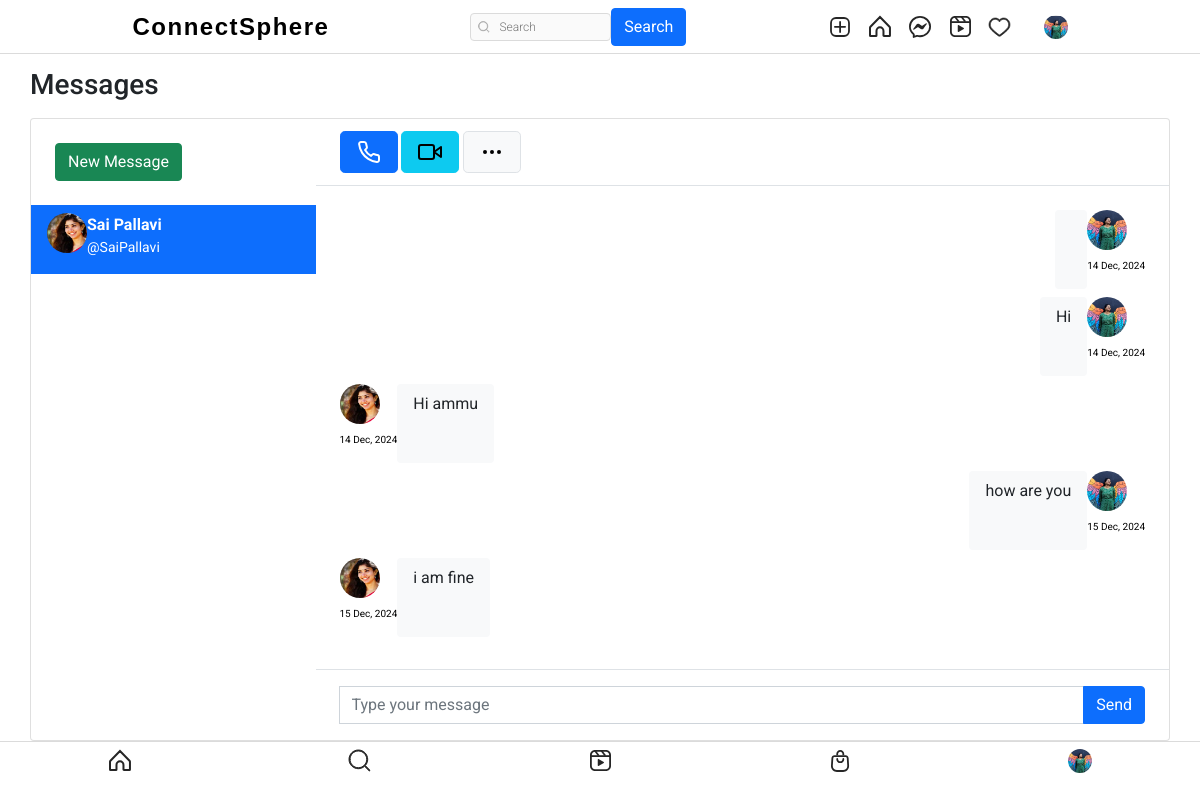
Screenshot of /message/ (signed in) with the database file from the repository.
### authy/models.py (models this page shows, shortened)
class Profile(models.Model):
    user = models.OneToOneField(User, related_name='profile', on_delete=models.CASCADE)
    image = models.ImageField(upload_to="profile_pciture", null=True, default="default.jpg")
    first_name = models.CharField(max_length=200, null=True, blank=True)
    last_name = models.CharField(max_length=200, null=True, blank=True)
    bio = models.CharField(max_length=200, null=True, blank=True)
    location = models.CharField(max_length=200, null=True, blank=True)
    url = models.URLField(max_length=200, null=True, blank=True)
    favourite = models.ManyToManyField(Post, blank=True)

### directs/models.py (models this page shows, shortened)
class Message(models.Model):
    user = models.ForeignKey(User, on_delete=models.CASCADE, related_name="user")
    sender = models.ForeignKey(User, on_delete=models.CASCADE, related_name="from_user")
    reciepient = models.ForeignKey(User, on_delete=models.CASCADE, related_name="to_user")
    body = models.TextField(null=True)
    date = models.DateTimeField(auto_now_add=True)
    is_read = models.BooleanField(default=False)
    def get_message(user):
        users = []
        messages = Message.objects.filter(user=user).values('reciepient').annotate(last=Max('date')).order_by('-last')
        for message in messages:
            users.append({
                'user': User.objects.get(pk=message['reciepient']),
                'last': message['last'],
                'unread': Message.objects.filter(user=user, reciepient__pk=message['reciepient'], is_read=False).count()
            })
        return users

### directs/views.py (the view)
# urls.py: path('', inbox, name="message"),
@login_required
def inbox(request):
    user = request.user
    messages = Message.get_message(user=request.user)
    active_direct = None
    directs = None
    profile = get_object_or_404(Profile, user=user)
    if messages:
        message = messages[0]
        active_direct = message['user'].username
        directs = Message.objects.filter(user=request.user, reciepient=message['user'])
        directs.update(is_read=True)
        for message in messages:
            if message['user'].username == active_direct:
                message['unread'] = 0
    context = {
        'directs':directs,
        'messages': messages,
        'active_direct': active_direct,
        'profile': profile,
    }
    return render(request, 'directs/direct.html', context)

### templates/directs/direct.html (shortened to what this page needs)
{% extends 'base.html' %}
{% load static %}
{% block content %}
<head>
	<link href="https://cdn.jsdelivr.net/npm/bootstrap@5.1.3/dist/css/bootstrap.min.css" rel="stylesheet">
</head>
<br><br>
<main class="conetent">
    <div class="container p-0">
		<h1 class="h3 mb-3">Messages</h1>
		<div class="card">
			<div class="row g-0">
				<div class="col-12 col-lg-12 col-xl-3 border-right chat-messages" >
					<div class="px-4 d-none d-md-block">
						<div class="d-flex align-items-center">
							<div class="flex-grow-1">
								<a href="{% url 'search-users' %}" class="btn btn-success mt-4 mb-4">New Message</a>
							</div>
						</div>
					</div>
					{% for message in messages %}
					<a href="{% url 'directs' message.user.username %}" class="list-group-item list-group-item-action border-0 {% if active_direct == message.user.username %}active{% endif %}">
						<div class="d-flex align-items-start pb-2">
								<img src="{{ message.user.profile.image.url }}" class="rounded-circle mr-1" alt="img" width="40" height="40">
							<div class="flex-grow-1 ml-6">
								<b>{{message.user.profile.first_name}} {{message.user.profile.last_name}}</b>
								<div class="small"> @{{message.user.username}}</div>
							</div>
						</div>
					</a>
					{% endfor %}
				</div>
				<div class="col-12 col-lg-7 col-xl-9">
					<div class="py-2 px-4 border-bottom d-none d-lg-block">
						<div class="d-flex align-items-center py-1">
							<div>
								<button class="btn btn-primary btn-lg mr-1 px-3"></button>
								<button class="btn btn-info btn-lg mr-1 px-3 d-none d-md-inline-block"></button>
								<button class="btn btn-light border btn-lg px-3"></button>
							</div>
						</div>
					</div>
					<div class="position-relative">
						<div class="chat-messages p-4">
									{% for direct in directs %}
										{% if direct.sender == request.user %}
											<div class="chat-message-right pb-2">
												<div>
													<a href=""><img src="{{ direct.sender.profile.image.url }}" class="rounded-circle mr-1" alt="img" width="40" height="40"></a>
													<div class="text-muted small text-nowrap mt-2" style="font-size:10px; color: rgba(180, 180, 180, 0);"><p style="font-size:10px; color: black;">{{direct.date|date:"d M, Y"}}</p></div>
												</div>
												<div class="flex-shrink-1 bg-light rounded py-2 px-3 ml-3">
													{{direct.body}}
												</div>
											</div>
										{% else %}
											<div class="chat-message-left pb-2">
												<div>
													<a href=""><img src="{{ direct.sender.profile.image.url }}" class="rounded-circle mr-1" alt="img" width="40" height="40"></a>
													<div class="text-muted small text-nowrap mt-2" style="font-size:10px; color: rgba(180, 180, 180, 0);"><p style="font-size:10px; color: black;">{{direct.date|date:"d M, Y"}}</p></div>
												</div>
												<div class="flex-shrink-1 bg-light rounded py-2 px-3 ml-3">
													{{direct.body}}
												</div>
											</div>
										{% endif %}
									{% endfor %}
						</div>
					</div>
						<div class="flex-grow-0 py-3 px-4 border-top">
							<form method="POST" action="{% url 'send-directs' %}">
								<div class="input-group">
									<input name="body" type="text" class="form-control" placeholder="Type your message">
									<button class="btn btn-primary" type="submit">Send</button>
								</div>
							</form>
						</div>
				</div>
			</div>
		</div>
	</div>
</main>
</html>
{% endblock content %}

### templates/base.html (shortened to what this page needs)
{% load static %}
<!DOCTYPE html>
<html lang="en">
<head>
    <link rel="stylesheet" href="https://cdn.jsdelivr.net/npm/bootstrap-icons@1.8.1/font/bootstrap-icons.css">
    <link href="https://cdn.jsdelivr.net/npm/bootstrap@5.1.3/dist/css/bootstrap.min.css" rel="stylesheet">
    <link rel="stylesheet" type="text/css" href="{% static 'assets1/style.css' %}">
</head>
<body>
    <header class="header">
        <nav class="header__content">
            <div class="header__buttons">
                <a href="{% url 'index' %}" class="header__logo">ConnectSphere</a>
            </div>
            <form action="{% url 'search-users' %}" method="GET">
                <div class="header__search">
                    <input type="text" placeholder="Search" name="q" value="{{ request.GET.q }}">
                    <button class="btn btn-primary" type="submit">Search</button>
                </div>
            </form>
            <div class="header__buttons header__buttons--desktop">
                <a href="{% url 'newpost' %}"></a>
                <a href="{% url 'index' %}">
                </a>
                <a href="{% url 'message' %}">
                </a>
                <a href="#">
                </a>
                <span>
                    <a href="{% url 'show-notification' %}">
                    </a>
                </span>
                <a href="">
                    <button class="profile-button">
                        <a href="{% url 'profile' request.user %}">
                            <div class="profile-button__picture">
                                <img src="{{request.user.profile.image.url}}" alt="User Picture">
                            </div>
                        </a>
                    </button>
                </a>
            </div>
        </nav>
    </header>
    {% block content %}
    {% endblock content %}
    <nav class="navbar">
        <a href="#" class="navbar__button">
        </a>
        <a href="{% url 'search-users'  %}" class="navbar__button">
        </a>
        <a href="#" class="navbar__button">
        </a>
        <a href="#" class="navbar__button">
        </a>
        <a href="{% url 'profile' request.user %}" class="navbar__button profile-button">
            <div class="profile-button__picture">
                <img src="{{request.user.profile.image.url}}" alt="User Picture">
            </div>
        </a>
    </nav>
</body>
</html>

### static/assets1/style.css (style rules this page uses)
*, *::after, *::before { box-sizing: border-box; margin: 0; padding: 0; }
*, button, input, select, textarea { font-family: 'Roboto', sans-serif; }
:root { --primary: hsl(0, 0%, 100%); --secondary: hsl(0, 0%, 98%); --border: hsl(0, 0%, 86%); --story-border: hsl(0, 0%, 78%); --img-border: hsla(0, 0%, 0%, 0.1); --text-dark: hsl(0, 0%, 15%); --text-light: hsl(0, 0%, 60%); --like: hsl(355, 82%, 61%); --link: hsl(204, 100%, 48%); --header-height: 44px; --nav-height: 44px; }
body { min-height: 100vh; display: flex; flex-direction: column; overflow-y: auto; }
svg { display: block; }
img { max-width: 100%; }
.header { width: 100%; height: var(--header-height); background-color: var(--primary); display: flex; justify-content: center; position: fixed; top: 0; left: 0; z-index: 2; }
.header::after { content: ''; position: absolute; bottom: 0; width: 100%; height: 1px; background-color: var(--border); }
.header__content { width: 100%; max-width: 975px; padding: 0 14px; display: flex; justify-content: space-between; align-items: center; }
.header__search { width: 216px; height: 28px; display: none; align-items: center; position: relative; }
.header__search svg { width: 12px; height: 12px; position: absolute; left: 8px; }
.header__search input { width: 100%; height: 100%; background-color: var(--secondary); padding: 4px 10px 4px 28px; border: 1px solid var(--border); border-radius: 4px; outline: none; font-size: 12px; font-weight: 300; text-decoration: none; color: var(--text-light); text-overflow: ellipsis; overflow: hidden; white-space: nowrap; }
.header__buttons { display: flex; align-items: center; gap: 16px; }
.navbar { width: 100%; height: var(--nav-height); background-color: var(--primary); display: flex; position: fixed; bottom: 0; left: 0; z-index: 2; }
.navbar::after { content: ''; position: absolute; top: 0; width: 100%; height: 1px; background-color: var(--border); }
.navbar__button { flex: 1 0 auto; display: flex; justify-content: center; align-items: center; }
.profile-button { background-color: transparent; border: none; outline: none; cursor: pointer; position: relative; }
.profile-button__picture { width: 24px; height: 24px; border-radius: 50%; overflow: hidden; position: relative; }
.profile-button__picture::after { content: ''; position: absolute; top: 0; bottom: 0; left: 0; right: 0; border: 1px solid var(--img-border); border-radius: 50%; }
@media (min-width: 768px) { :root { --header-height: 54px; --nav-height: 0px; } }
@media (min-width: 768px) { .header__content { padding: 0 20px; } }
@media (min-width: 768px) { .header__search { display: flex; } }
@media (min-width: 768px) { .navbar { display: none; } }

### templates/base.html (style rules this page uses)
.header__logo { font-family: 'Arial', sans-serif; font-size: 24px; font-weight: bold; color: black; text-decoration: none; letter-spacing: 1.5px; }

### templates/directs/direct.html (style rules this page uses)
body { margin-top:20px; }
.chat-messages { display: flex; flex-direction: column; max-height: 800px; overflow-y: scroll }
.chat-message-left, .chat-message-right { display: flex; flex-shrink: 0 }
.chat-message-left { margin-right: auto }
.chat-message-right { flex-direction: row-reverse; margin-left: auto }
.py-3 { padding-top: 1rem!important; padding-bottom: 1rem!important; }
.px-4 { padding-right: 1.5rem!important; padding-left: 1.5rem!important; }
.flex-grow-0 { flex-grow: 0!important; }
.border-top { border-top: 1px solid #dee2e6!important; }

### rows the page displays
Message: sender.profile.image (picture), date "14 Dec, 2024"
Message: sender.profile.image (picture), date "14 Dec, 2024", body "Hi"
Message: sender.profile.image (picture), date "14 Dec, 2024", body "Hi ammu"
Message: sender.profile.image (picture), date "15 Dec, 2024", body "how are you"
Message: sender.profile.image (picture), date "15 Dec, 2024", body "i am fine"

### other values shown
{{ message.user.profile.first_name }} "Sai"
{{ message.user.profile.last_name }} "Pallavi"
{{ message.user.username }} "SaiPallavi"
